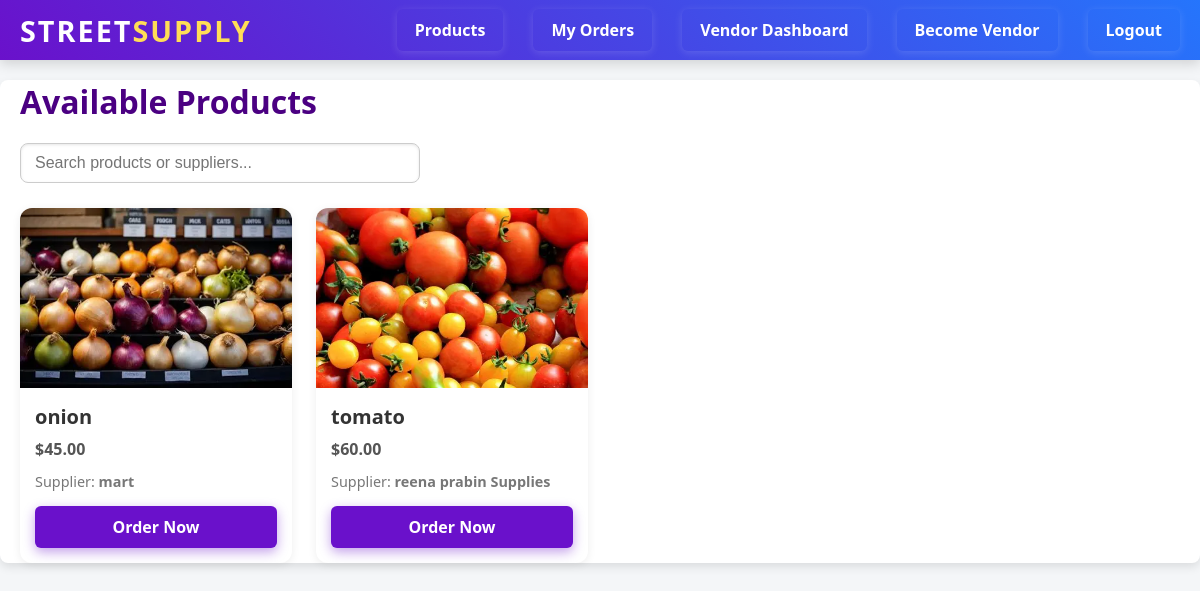
The page /products/ (signed in) on the database its author committed.
### core/models.py (models this page shows, shortened)
class Product(models.Model):
    name = models.CharField(max_length=100)
    supplier = models.ForeignKey(Supplier, on_delete=models.CASCADE)
    price = models.DecimalField(max_digits=7, decimal_places=2)
    stock_quantity = models.PositiveIntegerField()
    unit = models.CharField(max_length=50, default='kg')  # or liter, packet, etc.
    image = models.ImageField(upload_to='product_images/', null=True, blank=True)  # new field

class Supplier(models.Model):
    name = models.CharField(max_length=100)
    company_name = models.CharField(max_length=150)
    phone = models.CharField(max_length=15)
    address = models.TextField()
    average_rating = models.FloatField(default=0.0)
    vendor = models.ForeignKey(Vendor, on_delete=models.CASCADE, null=True, blank=True)

### core/views.py (the view)
# urls.py: path('', lambda request: redirect('product_list'), name='home'),
@login_required(login_url='/login/')
def product_list(request):
    query = request.GET.get('q')
    if query:
        products = Product.objects.select_related('supplier').filter(
            Q(name__icontains=query) |
            Q(supplier__company_name__icontains=query)
        )
    else:
        products = Product.objects.select_related('supplier').all()
    return render(request, 'products.html', {'products': products, 'query': query})

### core/context_processors.py (called while the page is built)
def vendor_status(request):
    is_vendor = False
    if request.user.is_authenticated:
        is_vendor = Vendor.objects.filter(user=request.user).exists()
    return {'is_vendor': is_vendor}

### core/templates/products.html (shortened to what this page needs)
{% extends "base.html" %}
{% block content %}
<h1 style="margin-bottom: 20px; color: #4b0082; font-weight: 700;">Available Products</h1>
<form method="get" action="{% url 'product_list' %}" style="margin-bottom: 25px; max-width: 400px;">
  <input
    type="text"
    name="q"
    value="{{ query|default:'' }}"
    placeholder="Search products or suppliers..."
    style="
      width: 100%;
      padding: 10px 14px;
      border-radius: 8px;
      border: 1px solid #ccc;
      font-size: 16px;
      box-shadow: inset 0 1px 3px rgba(0,0,0,0.1);
    "
  />
</form>
{% if products %}
<div style="
  display: grid;
  grid-template-columns: repeat(auto-fill, minmax(250px, 1fr));
  gap: 24px;
">
  {% for product in products %}
  <div style="
    background: white;
    border-radius: 12px;
    box-shadow: 0 2px 10px rgba(0,0,0,0.07);
    overflow: hidden;
    display: flex;
    flex-direction: column;
    transition: transform 0.2s ease;
  "
    onmouseover="this.style.transform='scale(1.03)'"
    onmouseout="this.style.transform='scale(1)'"
  >
    {% if product.image %}
    <img
      src="{{ product.image.url }}"
      alt="{{ product.name }}"
      style="width: 100%; height: 180px; object-fit: cover;"
    >
    {% else %}
    <div style="
      width: 100%; height: 180px; background: #ddd; display: flex;
      justify-content: center; align-items: center; font-size: 3rem; color: #999;">
      🛍️
    </div>
    {% endif %}
    <div style="padding: 15px; flex-grow: 1; display: flex; flex-direction: column;">
      <h2 style="font-size: 1.25rem; margin-bottom: 8px; color: #333;">{{ product.name }}</h2>
      <p style="color: #555; margin-bottom: 12px; font-weight: 600;">${{ product.price }}</p>
      <p style="color: #777; font-size: 0.9rem; margin-top: auto;">
        Supplier: <strong>{{ product.supplier.company_name }}</strong>
      </p>
      <a href="{% url 'place_order' %}"
         style="
          margin-top: 15px;
          background: #6a11cb;
          color: white;
          text-align: center;
          padding: 10px 0;
          border-radius: 6px;
          font-weight: 600;
          text-decoration: none;
          box-shadow: 0 4px 12px rgba(106, 17, 203, 0.4);
          transition: background-color 0.3s ease;
         "
         onmouseover="this.style.backgroundColor='#4b0082'"
         onmouseout="this.style.backgroundColor='#6a11cb'"
      >Order Now</a>
    </div>
  </div>
  {% endfor %}
</div>
{% else %}
<p style="font-size: 1.1rem; color: #666; margin-top: 50px;">No products found.</p>
{% endif %}
{% endblock %}

### core/templates/base.html (style rules this page uses)
* { margin: 0; padding: 0; box-sizing: border-box; }
body { font-family: 'Segoe UI', Tahoma, Geneva, Verdana, sans-serif; background: #f4f6f8; color: #333; }

### rows shown on the page
Product: image (picture), name "onion", price "45.00", supplier.company_name "mart"
Product: image (picture), name "tomato", price "60.00", supplier.company_name "reena prabin Supplies"
